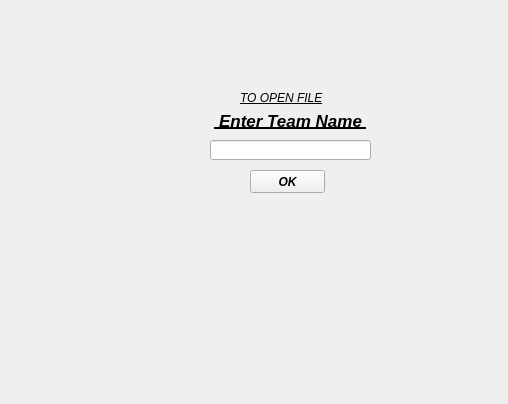
<?xml version="1.0" encoding="UTF-8"?>
<ui version="4.0">
 <class>Form</class>
 <widget class="QWidget" name="Form">
  <property name="geometry">
   <rect>
    <x>0</x>
    <y>0</y>
    <width>508</width>
    <height>404</height>
   </rect>
  </property>
  <property name="font">
   <font>
    <pointsize>13</pointsize>
   </font>
  </property>
  <property name="windowTitle">
   <string>Form</string>
  </property>
  <widget class="QLabel" name="label">
   <property name="geometry">
    <rect>
     <x>170</x>
     <y>110</y>
     <width>241</width>
     <height>21</height>
    </rect>
   </property>
   <property name="font">
    <font>
     <weight>75</weight>
     <italic>true</italic>
     <bold>true</bold>
     <underline>true</underline>
    </font>
   </property>
   <property name="text">
    <string> Enter Team Name </string>
   </property>
   <property name="alignment">
    <set>Qt::AlignCenter</set>
   </property>
  </widget>
  <widget class="QLineEdit" name="lineEdit">
   <property name="geometry">
    <rect>
     <x>210</x>
     <y>140</y>
     <width>161</width>
     <height>20</height>
    </rect>
   </property>
   <property name="alignment">
    <set>Qt::AlignCenter</set>
   </property>
  </widget>
  <widget class="QPushButton" name="pushButton">
   <property name="geometry">
    <rect>
     <x>250</x>
     <y>170</y>
     <width>75</width>
     <height>23</height>
    </rect>
   </property>
   <property name="font">
    <font>
     <pointsize>9</pointsize>
     <weight>75</weight>
     <italic>true</italic>
     <bold>true</bold>
    </font>
   </property>
   <property name="text">
    <string>OK</string>
   </property>
  </widget>
  <widget class="QLabel" name="label_2">
   <property name="geometry">
    <rect>
     <x>240</x>
     <y>90</y>
     <width>101</width>
     <height>16</height>
    </rect>
   </property>
   <property name="font">
    <font>
     <pointsize>9</pointsize>
     <italic>true</italic>
     <underline>true</underline>
    </font>
   </property>
   <property name="text">
    <string>TO OPEN FILE</string>
   </property>
  </widget>
 </widget>
 <resources/>
 <connections/>
</ui>
